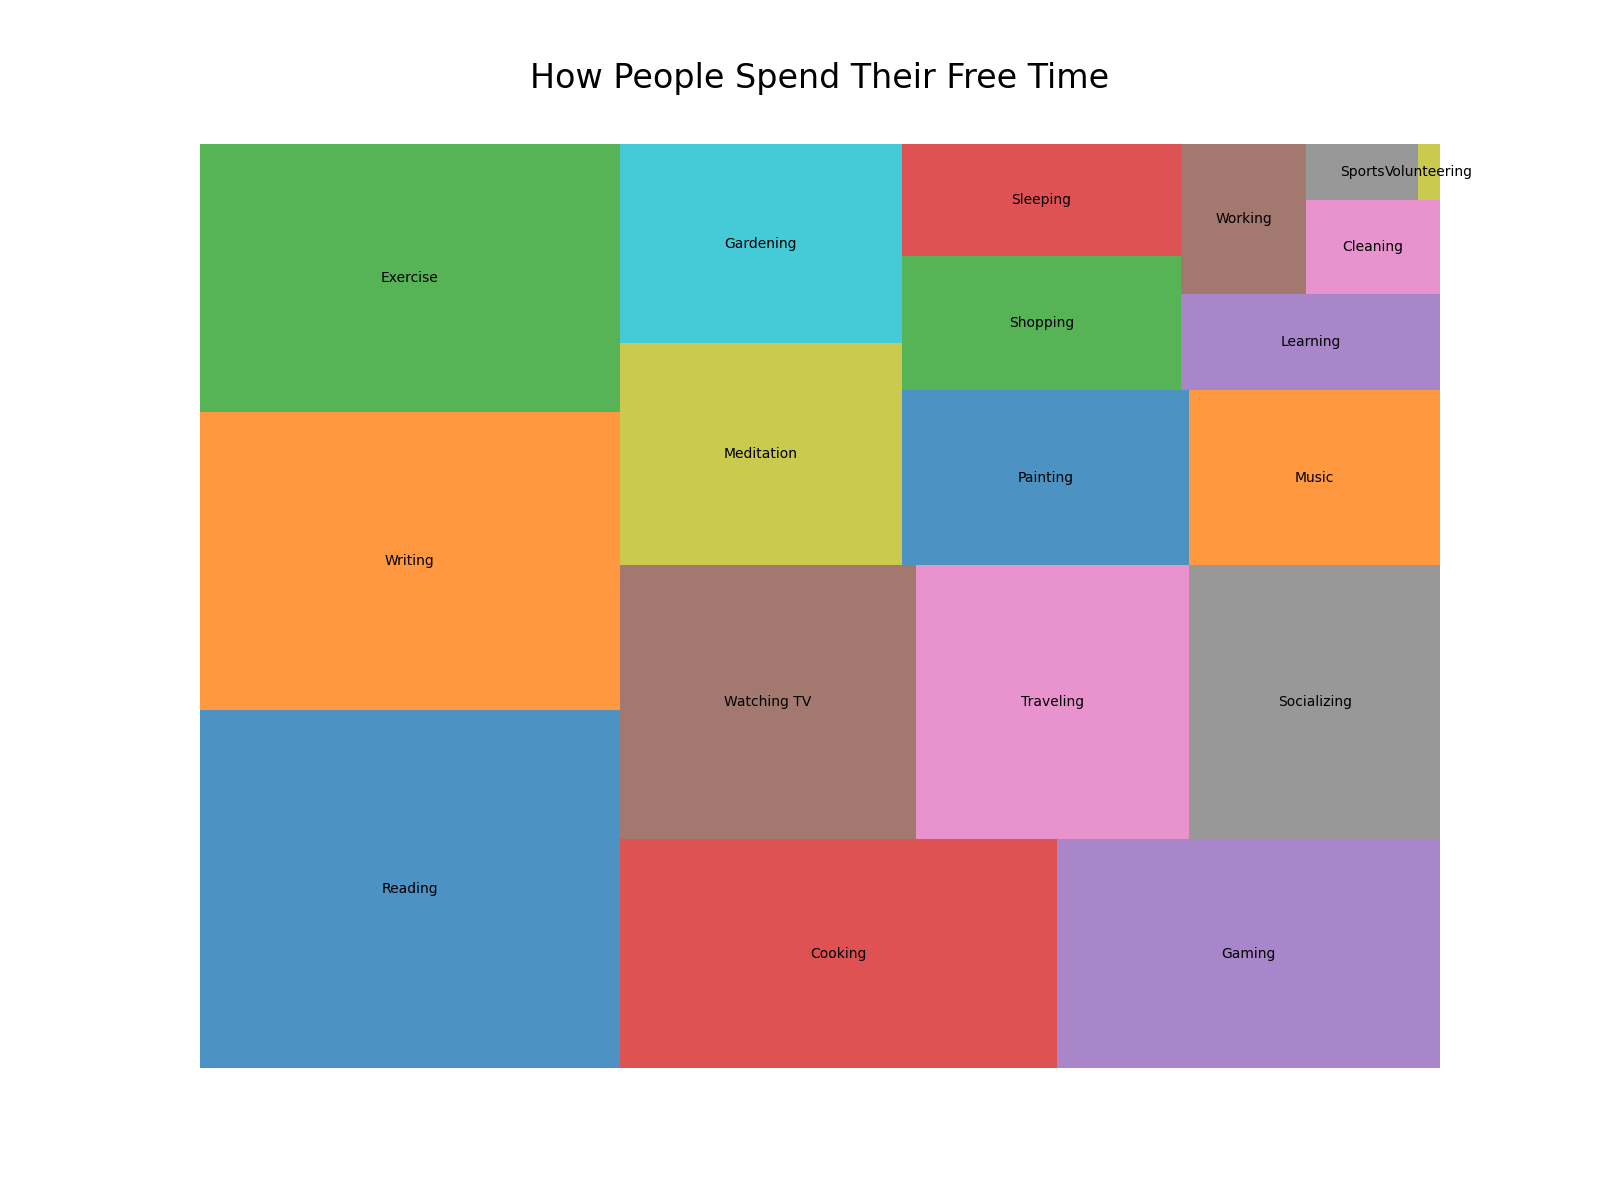

Recreate this plot in Python.

import matplotlib.pyplot as plt
import squarify

# Data
topic = [
    'Reading', 'Writing', 'Exercise', 'Cooking', 'Gaming', 'Watching TV', 'Traveling', 'Socializing', 
    'Meditation', 'Gardening', 'Painting', 'Music', 'Shopping', 'Sleeping', 'Learning', 'Working', 
    'Cleaning', 'Sports', 'Volunteering'
]
hours_spent = [
    120, 100, 90, 80, 70, 65, 60, 55, 50, 45, 40, 35, 30, 25, 20, 15, 10, 5, 1
]
color_code = [
    '#1f77b4', '#ff7f0e', '#2ca02c', '#d62728', '#9467bd', '#8c564b', '#e377c2', '#7f7f7f', 
    '#bcbd22', '#17becf', '#1f77b4', '#ff7f0e', '#2ca02c', '#d62728', '#9467bd', '#8c564b', 
    '#e377c2', '#7f7f7f', '#bcbd22'
]

# Plot
plt.figure(figsize=(16, 12))
squarify.plot(sizes=hours_spent, label=topic, color=color_code, alpha=0.8)
plt.title('How People Spend Their Free Time', fontsize=24, pad=40)
plt.axis('off')
plt.show()
